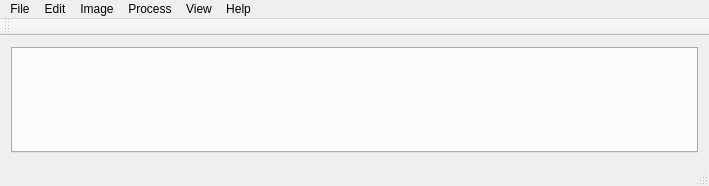
<?xml version="1.0" encoding="UTF-8"?>
<ui version="4.0">
 <class>MainWindow</class>
 <widget class="QMainWindow" name="MainWindow">
  <property name="geometry">
   <rect>
    <x>0</x>
    <y>0</y>
    <width>709</width>
    <height>186</height>
   </rect>
  </property>
  <property name="windowTitle">
   <string>ImageQ</string>
  </property>
  <widget class="QWidget" name="centralWidget">
   <layout class="QGridLayout" name="gridLayout">
    <item row="0" column="0">
     <widget class="QTabWidget" name="imagesTabWidget">
      <property name="currentIndex">
       <number>-1</number>
      </property>
      <property name="tabsClosable">
       <bool>true</bool>
      </property>
      <property name="movable">
       <bool>true</bool>
      </property>
     </widget>
    </item>
   </layout>
  </widget>
  <widget class="QToolBar" name="mainToolBar">
   <attribute name="toolBarArea">
    <enum>TopToolBarArea</enum>
   </attribute>
   <attribute name="toolBarBreak">
    <bool>false</bool>
   </attribute>
  </widget>
  <widget class="QStatusBar" name="statusBar"/>
  <widget class="QMenuBar" name="menuBar">
   <property name="geometry">
    <rect>
     <x>0</x>
     <y>0</y>
     <width>709</width>
     <height>25</height>
    </rect>
   </property>
   <widget class="QMenu" name="menuProcess">
    <property name="title">
     <string>Process</string>
    </property>
    <widget class="QMenu" name="menuFilter_2">
     <property name="title">
      <string>Filter</string>
     </property>
     <addaction name="actionBlur"/>
     <addaction name="actionGradient"/>
    </widget>
    <widget class="QMenu" name="menuEdges">
     <property name="title">
      <string>Edges</string>
     </property>
     <addaction name="actionCanny"/>
    </widget>
    <widget class="QMenu" name="menuHistogram">
     <property name="title">
      <string>Histogram</string>
     </property>
     <addaction name="actionEqualize"/>
     <addaction name="actionStretch"/>
    </widget>
    <addaction name="menuEdges"/>
    <addaction name="menuFilter_2"/>
    <addaction name="menuHistogram"/>
    <addaction name="actionInvert"/>
    <addaction name="actionMorphology"/>
    <addaction name="actionThreshold"/>
   </widget>
   <widget class="QMenu" name="menuView">
    <property name="title">
     <string>View</string>
    </property>
    <addaction name="actionHistogram"/>
   </widget>
   <widget class="QMenu" name="menuHelp">
    <property name="title">
     <string>Help</string>
    </property>
    <addaction name="actionAbout"/>
   </widget>
   <widget class="QMenu" name="menuFile">
    <property name="title">
     <string>File</string>
    </property>
    <addaction name="actionOpen"/>
    <addaction name="actionSave"/>
    <addaction name="actionClose"/>
   </widget>
   <widget class="QMenu" name="menuEdit">
    <property name="title">
     <string>Edit</string>
    </property>
    <addaction name="actionRevert"/>
    <addaction name="actionUndo"/>
   </widget>
   <widget class="QMenu" name="menuImage">
    <property name="title">
     <string>Image</string>
    </property>
    <widget class="QMenu" name="menuSplit">
     <property name="title">
      <string>Split</string>
     </property>
     <addaction name="actionRGB"/>
     <addaction name="actionHSV"/>
    </widget>
    <widget class="QMenu" name="menuTo">
     <property name="title">
      <string>To</string>
     </property>
     <addaction name="actionGrayscale"/>
    </widget>
    <addaction name="menuSplit"/>
    <addaction name="menuTo"/>
   </widget>
   <addaction name="menuFile"/>
   <addaction name="menuEdit"/>
   <addaction name="menuImage"/>
   <addaction name="menuProcess"/>
   <addaction name="menuView"/>
   <addaction name="menuHelp"/>
  </widget>
  <action name="actionEqualize">
   <property name="text">
    <string>Equalize</string>
   </property>
  </action>
  <action name="actionInvert">
   <property name="text">
    <string>Invert</string>
   </property>
  </action>
  <action name="actionThreshold">
   <property name="text">
    <string>Threshold</string>
   </property>
  </action>
  <action name="actionHistogram">
   <property name="text">
    <string>Histogram</string>
   </property>
  </action>
  <action name="actionGradient">
   <property name="text">
    <string>Gradient</string>
   </property>
  </action>
  <action name="actionAbout">
   <property name="text">
    <string>About</string>
   </property>
  </action>
  <action name="actionStretch">
   <property name="text">
    <string>Stretch</string>
   </property>
  </action>
  <action name="actionCanny">
   <property name="text">
    <string>Canny</string>
   </property>
  </action>
  <action name="actionUndo">
   <property name="text">
    <string>Undo</string>
   </property>
  </action>
  <action name="actionOpen">
   <property name="text">
    <string>Open</string>
   </property>
  </action>
  <action name="actionSave">
   <property name="text">
    <string>Save</string>
   </property>
  </action>
  <action name="actionClose">
   <property name="text">
    <string>Close</string>
   </property>
  </action>
  <action name="actionRevert">
   <property name="text">
    <string>Revert</string>
   </property>
  </action>
  <action name="actionBlur">
   <property name="text">
    <string>Blur</string>
   </property>
  </action>
  <action name="actionMorphology">
   <property name="text">
    <string>Morphology</string>
   </property>
  </action>
  <action name="actionRGB">
   <property name="text">
    <string>RGB</string>
   </property>
  </action>
  <action name="actionHSV">
   <property name="text">
    <string>HSV</string>
   </property>
  </action>
  <action name="actionGrayscale">
   <property name="text">
    <string>Grayscale</string>
   </property>
  </action>
 </widget>
 <layoutdefault spacing="6" margin="11"/>
 <resources/>
 <connections/>
</ui>
